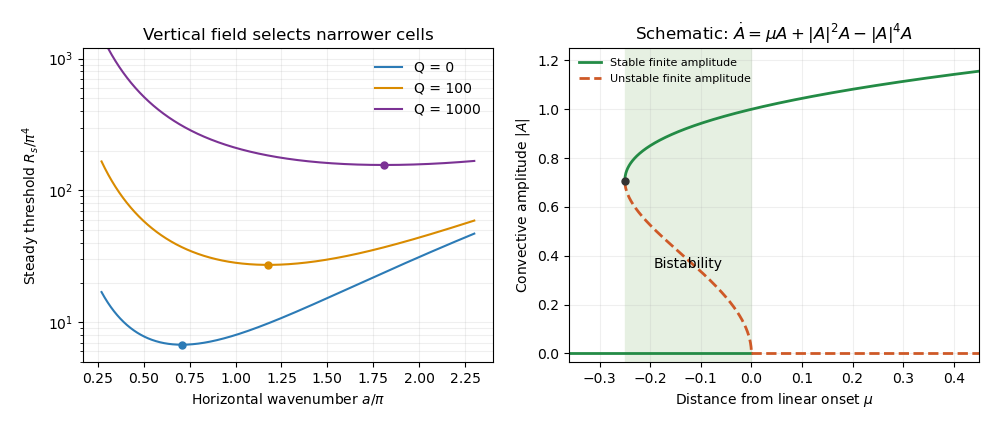

Write Python code to recreate this figure.
"""Original analytic magnetoconvection plots; tested with Python 3.14.

Run from the desired output directory. Uses the root numpy/matplotlib dependencies
and preserves a caller-supplied MPLCONFIGDIR. The right panel is a schematic
normal form, not fitted data from the magnetic layer.
"""
import os
import tempfile
if 'MPLCONFIGDIR' not in os.environ:
    os.environ['MPLCONFIGDIR'] = tempfile.mkdtemp(prefix='paper-68-mpl-')
import matplotlib
matplotlib.use('Agg')
import matplotlib.pyplot as plt
import numpy as np

fig, axes = plt.subplots(1, 2, figsize=(10, 4.3), dpi=100, facecolor='white')
a = np.linspace(0.27, 2.3, 1200) * np.pi
s = a*a + np.pi**2
for Q, color in [(0, '#2c7bb6'), (100, '#d98b00'), (1000, '#7b3294')]:
    R = s*(s*s + Q*np.pi**2)/(a*a)
    label = f'Q = {Q}'
    axes[0].plot(a/np.pi, R/np.pi**4, color=color, label=label)
    j = np.argmin(R)
    axes[0].plot(a[j]/np.pi, R[j]/np.pi**4, 'o', color=color, ms=5)
axes[0].set(xlabel=r'Horizontal wavenumber $a/\pi$', ylabel=r'Steady threshold $R_s/\pi^4$',
            title='Vertical field selects narrower cells', yscale='log', ylim=(5, 1200))
axes[0].legend(frameon=False, loc='upper right')
axes[0].grid(alpha=.2, which='both')

mu = np.linspace(-.25, .45, 1000)
rplus = (1+np.sqrt(1+4*mu))/2
mneg = np.linspace(-.25, 0, 700)
rminus = (1-np.sqrt(1+4*mneg))/2
axes[1].axvspan(-.25, 0, color='#e6f0e2')
axes[1].plot(mu, np.sqrt(rplus), color='#238b45', lw=2, label='Stable finite amplitude')
axes[1].plot(mneg, np.sqrt(rminus), '--', color='#ce5927', lw=2, label='Unstable finite amplitude')
axes[1].plot([-.36, 0], [0, 0], color='#238b45', lw=2)
axes[1].plot([0, .45], [0, 0], '--', color='#ce5927', lw=2)
axes[1].plot(-.25, np.sqrt(.5), 'o', color='#333333', ms=5)
axes[1].text(-.125, .35, 'Bistability', ha='center', fontsize=10)
axes[1].set(xlabel=r'Distance from linear onset $\mu$', ylabel=r'Convective amplitude $|A|$',
            title=r'Schematic: $\dot A=\mu A+|A|^2A-|A|^4A$', xlim=(-.36, .45), ylim=(-.035, 1.25))
axes[1].legend(frameon=False, loc='upper left', fontsize=8)
axes[1].grid(alpha=.2)
fig.tight_layout(pad=1.5)
fig.savefig('paper-68-magnetoconvection.png', facecolor='white', transparent=False)
plt.close(fig)
